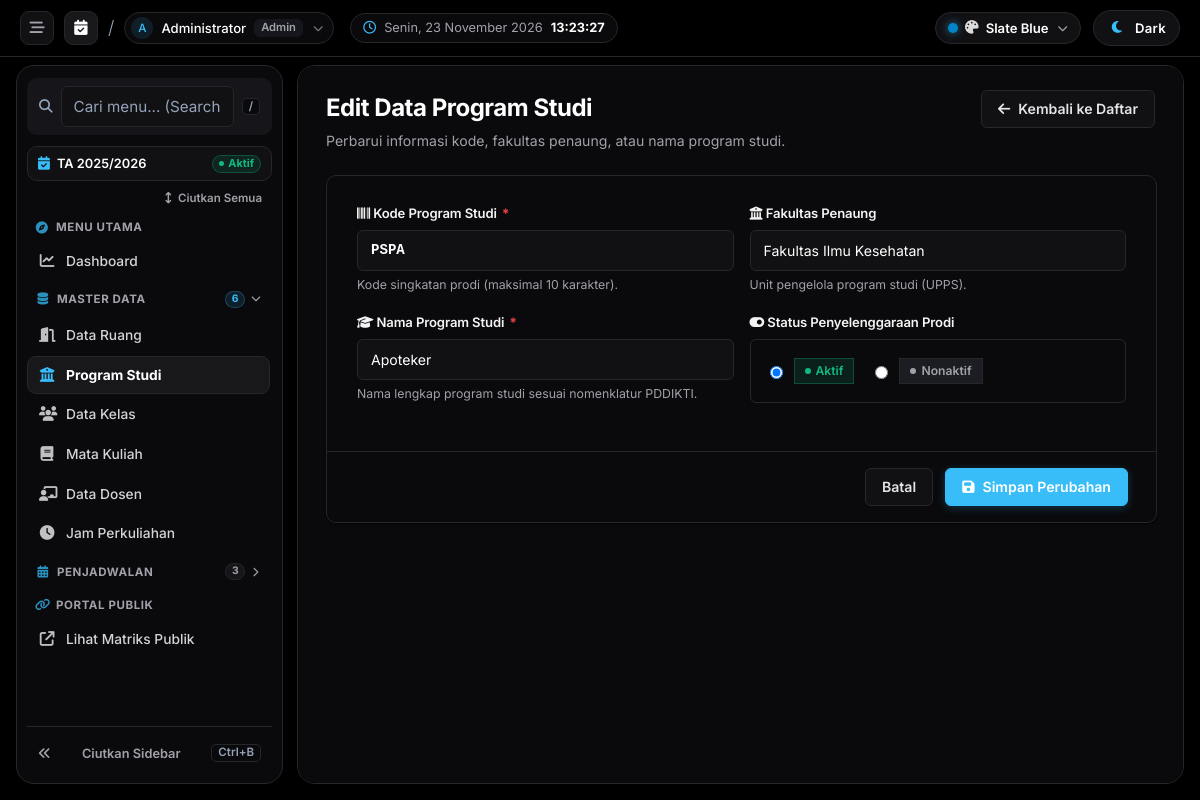
Page /prodi/edit?id=7 (signed in) on the committed database.
### tables this page shows
CREATE TABLE `prodi` (
  `id` int(11) NOT NULL AUTO_INCREMENT,
  `kode_prodi` varchar(30) NOT NULL,
  `nama_prodi` varchar(120) NOT NULL,
  `fakultas` varchar(120) DEFAULT NULL,
  `status` enum('aktif','nonaktif') DEFAULT 'aktif',
  `created_at` timestamp NOT NULL DEFAULT current_timestamp(),
  PRIMARY KEY (`id`),
  UNIQUE KEY `kode_prodi` (`kode_prodi`)
);

### app/core/Controller.php (called while the page is built, shortened)
<?php
class Controller
{
    protected function view(string $view, array $data = []): void
    {
        require __DIR__ . '/../views/layouts/main.php';
    }
}

### app/controllers/ProdiController.php (called while the page is built, shortened)
<?php
class ProdiController extends Controller
{
    public function edit(): void { AuthMiddleware::requireRole(['admin']); $this->view('prodi/form', ['title'=>'Edit Prodi','item'=>(new Prodi())->find((int)$_GET['id'])]); }
}

### app/core/Router.php (called while the page is built, shortened)
<?php
class Router
{
    private array $routes = [];
    private function add(string $method, string $path, array $handler): void
    {
        $this->routes[$method][trim($path, '/')] = $handler;
    }
    public function dispatch(): void
    {
        $method = $_SERVER['REQUEST_METHOD'];
        $uri = trim(parse_url($_SERVER['REQUEST_URI'], PHP_URL_PATH), '/');
        $uri = $uri ?: 'home';
        $handler = $this->routes[$method][$uri] ?? null;
        [$class, $action] = $handler;
        (new $class())->$action();
    }
}

### public/index.php (called while the page is built, shortened)
<?php
require __DIR__ . '/../app/helpers/functions.php';
spl_autoload_register(function ($class) {
    $paths = [
        __DIR__ . '/../app/core/' . $class . '.php',
        __DIR__ . '/../app/models/' . $class . '.php',
        __DIR__ . '/../app/controllers/' . $class . '.php',
        __DIR__ . '/../app/middleware/' . $class . '.php',
    ];
    foreach ($paths as $path) {
        if (file_exists($path)) {
            return;
        }
    }
});
$router = new Router();
$router->dispatch();

### app/helpers/functions.php (called while the page is built, shortened)
<?php
function app_base_url(): string
{
    static $baseUrl = null;
    if ($baseUrl !== null) {
        return $baseUrl;
    }
    $scriptName = str_replace('\\', '/', $_SERVER['SCRIPT_NAME'] ?? '');
    $basePath = str_replace('\\', '/', dirname($scriptName));
    if ($basePath === '/' || $basePath === '.') {
        return $baseUrl = '';
    }
    $basePath = rtrim($basePath, '/');
    return $baseUrl = rtrim($basePath, '/');
}
function url(string $path = ''): string
{
    return rtrim(app_base_url(), '/') . '/' . ltrim($path, '/');
}
function e(?string $value): string
{
    return htmlspecialchars((string) $value, ENT_QUOTES, 'UTF-8');
}

### app/core/Model.php (called while the page is built, shortened)
<?php
abstract class Model
{
    protected PDO $db;
    protected string $table;
    protected string $primaryKey = 'id';
    public function __construct()
    {
        $this->db = Database::connection();
    }
    public function find(int $id): ?array
    {
        $stmt = $this->db->prepare("SELECT * FROM {$this->table} WHERE {$this->primaryKey} = ?");
        $stmt->execute([$id]);
        return $stmt->fetch() ?: null;
    }
}

### app/config/database.php (called while the page is built)
<?php
return [
    'host' => getenv('DB_HOST') ?: '127.0.0.1',
    'database' => getenv('DB_DATABASE') ?: 'db_penjadwalan_ruang',
    'username' => getenv('DB_USERNAME') ?: 'root',
    'password' => getenv('DB_PASSWORD') ?: '',
    'charset' => 'utf8mb4',
];

### app/core/Database.php (called while the page is built)
<?php
class Database
{
    private static ?PDO $pdo = null;
    public static function connection(): PDO
    {
        if (self::$pdo === null) {
            $config = require __DIR__ . '/../config/database.php';
            $dsn = "mysql:host={$config['host']};dbname={$config['database']};charset={$config['charset']}";
            self::$pdo = new PDO($dsn, $config['username'], $config['password'], [
                PDO::ATTR_ERRMODE => PDO::ERRMODE_EXCEPTION,
                PDO::ATTR_DEFAULT_FETCH_MODE => PDO::FETCH_ASSOC,
            ]);
        }
        return self::$pdo;
    }
}

### app/views/prodi/form.php (the view, shortened to what this page needs)
<div style="display: flex; justify-content: space-between; align-items: flex-start; margin-bottom: 24px; flex-wrap: wrap; gap: 16px;">
    <div>
        <h2 style="margin: 0; font-size: 1.5rem; font-weight: 700; color: var(--text-main); letter-spacing: -0.02em;">
            <?= $item ? 'Edit Data Program Studi' : 'Tambah Program Studi Baru' ?>
        </h2>
        <p style="color: var(--text-muted); margin: 4px 0 0; font-size: 0.88rem;">
            <?= $item ? 'Perbarui informasi kode, fakultas penaung, atau nama program studi.' : 'Daftarkan program studi baru ke dalam sistem akademik untuk pengelompokan kelas dan jadwal.' ?>
        </p>
    </div>
    <a href="<?= url('prodi') ?>" class="btn btn-secondary">
        <i class="fa-solid fa-arrow-left"></i> Kembali ke Daftar
    </a>
</div>
<div class="card" style="width: 100%;">
    <form method="post" action="<?= $item ? url('prodi/update') : url('prodi/store') ?>" data-confirm-submit>
        <div class="form-card-body">
            <div class="form-grid-2" style="margin-bottom: 20px;">
                <div>
                    <label class="form-label">
                        <span><i class="fa-solid fa-barcode mr-1 text-primary"></i> Kode Program Studi <span class="required">*</span></span>
                    </label>
                    <input name="kode_prodi" class="form-control" value="<?= e($item['kode_prodi'] ?? '') ?>" placeholder="Misal: SI / IF / TI" required style="font-family: monospace; font-weight: 600; text-transform: uppercase;">
                    <span class="form-hint">Kode singkatan prodi (maksimal 10 karakter).</span>
                </div>
                <div>
                    <label class="form-label">
                        <span><i class="fa-solid fa-building-columns mr-1 text-primary"></i> Fakultas Penaung</span>
                    </label>
                    <input name="fakultas" class="form-control" value="<?= e($item['fakultas'] ?? '') ?>" placeholder="Misal: Fakultas Ilmu Komputer">
                    <span class="form-hint">Unit pengelola program studi (UPPS).</span>
                </div>
            </div>
            <div class="form-grid-2" style="margin-bottom: 20px;">
                <div>
                    <label class="form-label">
                        <span><i class="fa-solid fa-graduation-cap mr-1 text-primary"></i> Nama Program Studi <span class="required">*</span></span>
                    </label>
                    <input name="nama_prodi" class="form-control" value="<?= e($item['nama_prodi'] ?? '') ?>" placeholder="Misal: Sistem Informasi" required>
                    <span class="form-hint">Nama lengkap program studi sesuai nomenklatur PDDIKTI.</span>
                </div>
                <div>
                    <label class="form-label">
                        <span><i class="fa-solid fa-toggle-on mr-1 text-primary"></i> Status Penyelenggaraan Prodi</span>
                    </label>
                    <div class="radio-card-group" style="height: 42px;">
                        <label class="radio-card-label">
                            <input type="radio" name="status" value="aktif" <?= (($item['status'] ?? 'aktif') === 'aktif') ? 'checked' : '' ?>>
                            <span class="badge-status-active"><span style="width:6px;height:6px;border-radius:50%;background:#10b981;"></span> Aktif</span>
                        </label>
                        <label class="radio-card-label">
                            <input type="radio" name="status" value="nonaktif" <?= (($item['status'] ?? '') === 'nonaktif') ? 'checked' : '' ?>>
                            <span class="badge-status-inactive"><span style="width:6px;height:6px;border-radius:50%;background:var(--text-muted);"></span> Nonaktif</span>
                        </label>
                    </div>
                </div>
            </div>
        </div>
        <div class="form-card-footer">
            <a href="<?= url('prodi') ?>" class="btn btn-secondary">
                Batal
            </a>
            <button type="submit" class="btn btn-primary">
                <i class="fa-solid fa-floppy-disk"></i> <?= $item ? 'Simpan Perubahan' : 'Simpan Program Studi' ?>
            </button>
        </div>
    </form>
</div>

### rows in the picture
prodi: kode_prodi "PSPA", fakultas "Fakultas Ilmu Kesehatan", nama_prodi "Apoteker", status "☑ Aktif", status "☐ Nonaktif"

### other values in the picture
$initials "A"
$currentUser['name'] "Administrator"
str_replace('_', ' ', $currentUser['role'] ?? 'Admin') "Admin"
